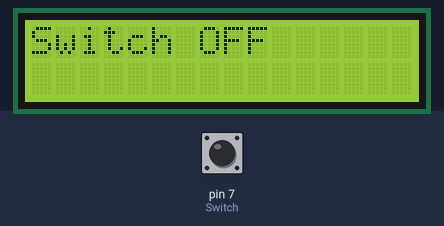
Bench run of a sketch on a simulated Arduino Uno, built with avr-gcc and run on an emulated ATmega328P. On the bench: 16×2 character LCD. The test bench sets the inputs (shaded band); at power-on: pin 7 (Switch) HIGH. What the sketch prints to the serial monitor is not drawn.

Above: at 1.2 s.
1.3 s: pin 7 (Switch) pulled LOW for 0.15 s
At 2.9 s:
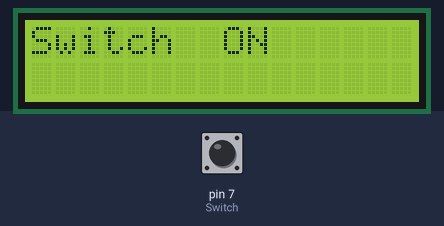
3.2 s: pin 7 (Switch) pulled LOW for 1 s
At 5.2 s:
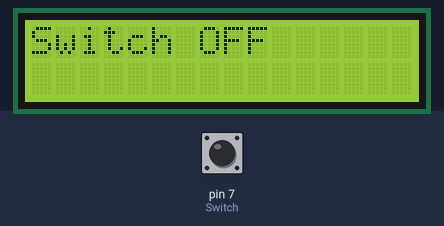
5.9 s: pin 7 (Switch) pulled LOW for 3.2 s
At 10.0 s:
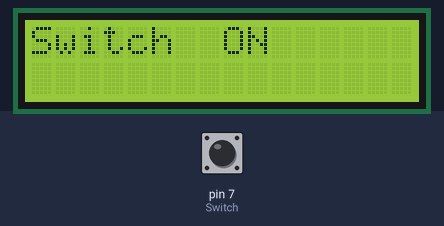
10.8 s: pin 7 (Switch) pulsed LOW 5 times (0.12 s each, 0.3 s apart)
At 13.5 s:
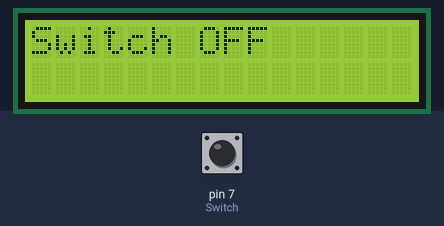
13.8 s: pin 7 (Switch) pulsed LOW 5 times (0.12 s each, 0.3 s apart)
At 16.5 s:
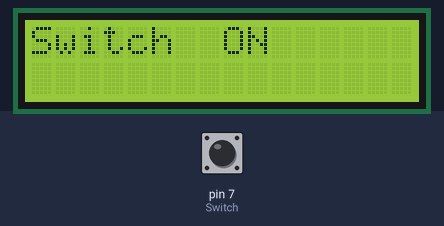
Timing chart, 0 to 17.8 s (numbered marks = the images above; inputs shaded):
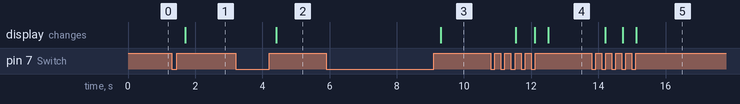

The sketch:

LCD.ino
```cpp
#include<LiquidCrystal.h>
LiquidCrystal lcd(12, 11, 5, 4, 3, 2);
int Switch = 7;
int SwitchValue = 0;

void setup ()
{
        lcd.begin(16, 2);
        pinMode(Switch, INPUT);
        digitalWrite(Switch, HIGH);
        Serial.begin(9600);

}

void loop ()
{
          abc:
          if (digitalRead(Switch) == LOW)
             {
              Serial.print("LOW button 1");
              Serial.print(Switch);
              delay(200);
              while(1)
                  {
                   while(digitalRead(Switch) == LOW);
                   Serial.print("LOW button 2");
                   Serial.print(Switch);
                   delay(200);
                   lcd.home();
                   lcd.print("Switch  ON");

                   if(digitalRead(Switch) == LOW)
                     {
                      Serial.print("LOW button 3");
                      Serial.print(Switch);
                      delay(200);
                       while(digitalRead(Switch) == LOW);
                          Serial.print("HIGH button 4");
                          Serial.print(Switch);
                          delay(200);
                          lcd.home();
                          lcd.print("Switch OFF");
                          goto abc;
                     }
                }
            }
          else
            {
               lcd.home();
               lcd.print("Switch OFF");
            }
}
```

Measured:
- after the input at 1.3 s, the display: changes after 0.41 s (image 1)
- after the input at 3.2 s, the display: changes after 1.2 s (image 2)
- after the input at 5.9 s, the display: changes after 3.4 s (image 3)
- after the input at 10.8 s, the display: changes after 0.74 s (image 4)
- after the input at 13.8 s, the display: changes after 0.41 s (image 5)
